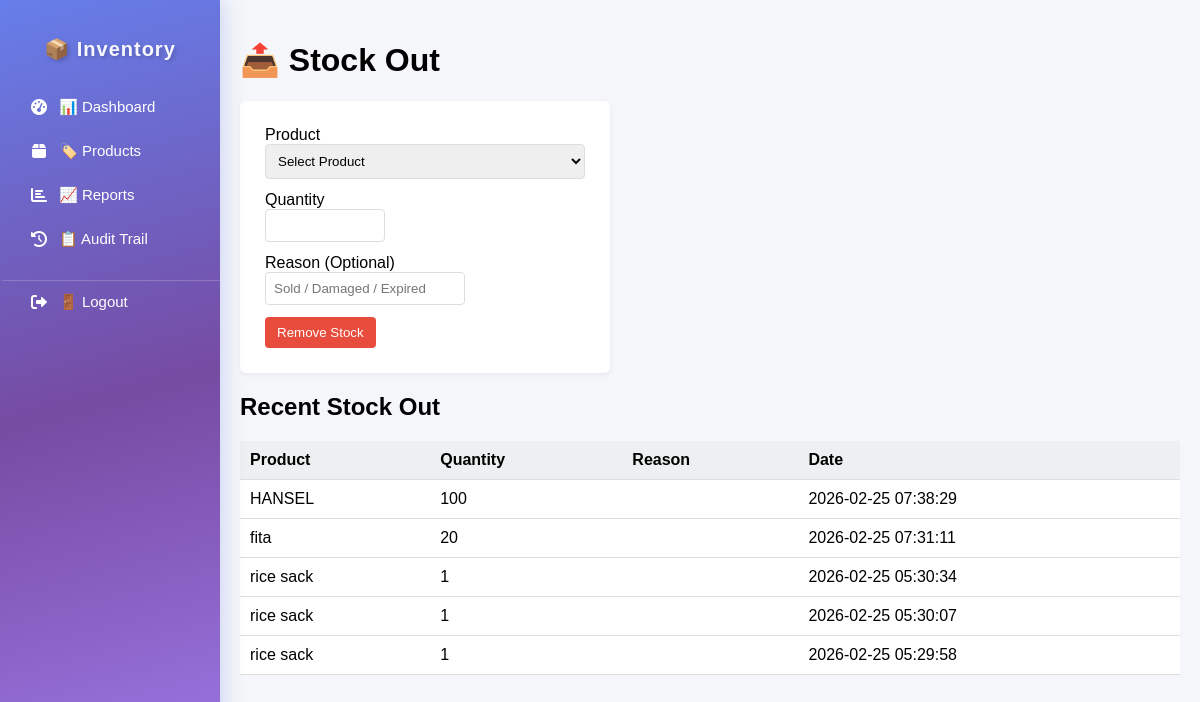
/stock_out.php, run on an earlier commit of the app's database.
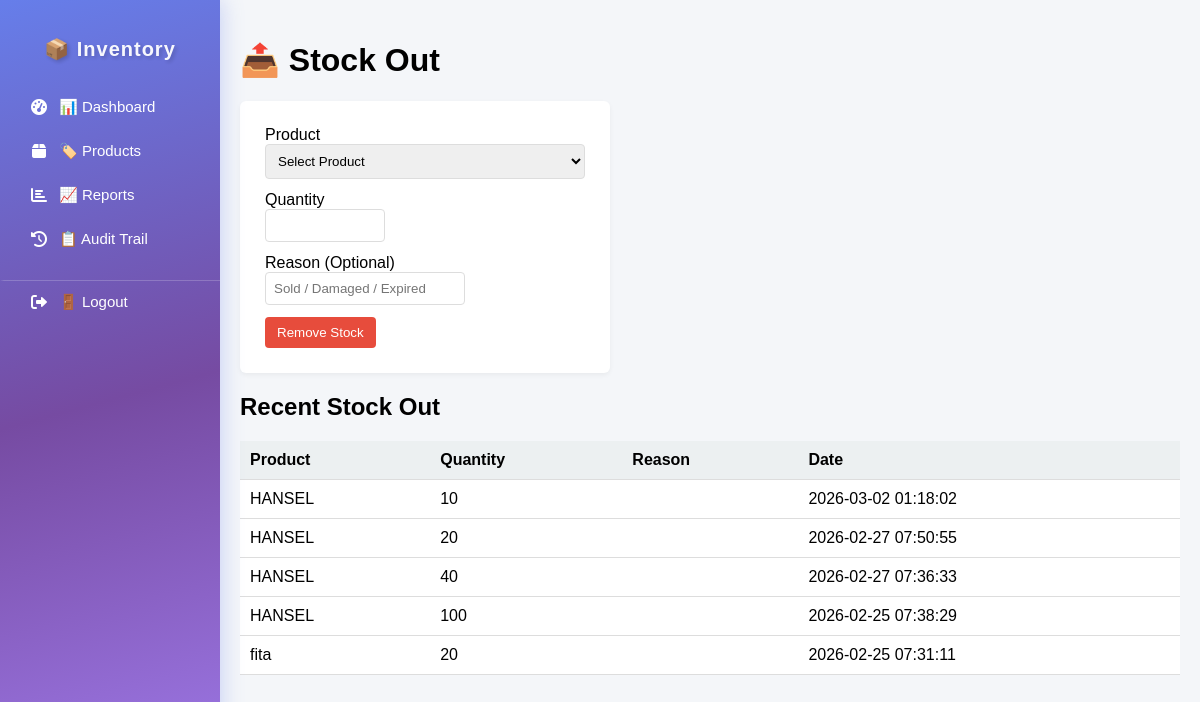
And on a later commit of the database.
### tables this page shows
CREATE TABLE `stock_movements` (
  `id` int(11) NOT NULL,
  `product_id` int(11) NOT NULL,
  `staff_id` int(11) DEFAULT NULL,
  `supplier_id` int(11) DEFAULT NULL,
  `type` enum('IN','OUT') NOT NULL,
  `quantity` int(11) NOT NULL CHECK (`quantity` > 0),
  `note` varchar(255) DEFAULT NULL,
  `reason` varchar(255) DEFAULT NULL,
  `expiry_date` date DEFAULT NULL,
  `created_at` timestamp NOT NULL DEFAULT current_timestamp()
);

CREATE TABLE `products` (
  `id` int(11) NOT NULL,
  `name` varchar(255) NOT NULL,
  `category_id` int(11) NOT NULL,
  `unit` varchar(50) NOT NULL,
  `min_stock` int(11) DEFAULT 0,
  `created_at` timestamp NOT NULL DEFAULT current_timestamp(),
  `is_active` tinyint(1) DEFAULT 1,
  `expiry_date` date DEFAULT NULL,
  `has_expiry` tinyint(1) DEFAULT 1,
  `image_path` varchar(255) DEFAULT NULL
);

### public/stock_out.php (the view, shortened to what this page needs)
<?php
$db = Database::connect();
$stmt2 = $db->query("
    SELECT sm.*, p.name AS product_name
    FROM stock_movements sm
    JOIN products p ON sm.product_id = p.id
    WHERE sm.type = 'OUT'
    ORDER BY sm.created_at DESC
    LIMIT 5
");
$recent = $stmt2->fetchAll(PDO::FETCH_ASSOC);
?>
<!DOCTYPE html>
<html>
<head>
<link rel="stylesheet" href="assets/css/style.css">
</head>
<body>
<div class="container">
<?php include 'includes/sidebar.php'; ?>
<div class="main">
<h1>📤 Stock Out</h1>
<div class="card">
<form action="../api/remove_stock.php" method="POST">
<label>Product</label>
<select name="product_id" required>
<option value="">Select Product</option>
</select>
<label>Quantity</label>
<input
    type="number"
    name="quantity"
    class="quantity-input"
    required
    min="1"
    max="999"
    inputmode="numeric"
    pattern="[0-9]*"
>
<label>Reason (Optional)</label>
<input
    type="text"
    name="reason"
    class="reason-input"
    placeholder="Sold / Damaged / Expired"
>
<button type="submit" style="display:block;margin-top:10px;">
Remove Stock
</button>
</form>
</div>
<h2>Recent Stock Out</h2>
<table>
<thead>
<tr>
<th>Product</th>
<th>Quantity</th>
<th>Reason</th>
<th>Date</th>
</tr>
</thead>
<tbody>
<?php if(count($recent) > 0): ?>
<?php foreach($recent as $r): ?>
<tr>
<td><?= htmlspecialchars($r['product_name']) ?></td>
<td><?= $r['quantity'] ?></td>
<td><?= htmlspecialchars($r['reason'] ?? '') ?></td>
<td><?= $r['created_at'] ?></td>
</tr>
<?php endforeach; ?>
<?php else: ?>
<tr>
<td colspan="4">No stock-out records yet.</td>
</tr>
<?php endif; ?>
</tbody>
</table>
</div>
</div>
</body>
</html>

### public/includes/sidebar.php (shortened to what this page needs)
<link rel="stylesheet" href="https://cdnjs.cloudflare.com/ajax/libs/font-awesome/6.0.0/css/all.min.css">
<div class="sidebar">
    <h2>📦 Inventory</h2>
    <a href="index.php" class="<?= basename($_SERVER['PHP_SELF']) == 'index.php' ? 'active' : '' ?>">
        <i class="fas fa-tachometer-alt"></i>
        <span>📊 Dashboard</span>
    </a>
    <a href="products.php" class="<?= basename($_SERVER['PHP_SELF']) == 'products.php' ? 'active' : '' ?>">
        <i class="fas fa-box"></i>
        <span>🏷️ Products</span>
    </a>
    <a href="reports.php" class="<?= basename($_SERVER['PHP_SELF']) == 'reports.php' ? 'active' : '' ?>">
        <i class="fas fa-chart-bar"></i>
        <span>📈 Reports</span>
    </a>
    <a href="audit_trail.php" class="<?= basename($_SERVER['PHP_SELF']) == 'audit_trail.php' ? 'active' : '' ?>">
        <i class="fas fa-history"></i>
        <span>📋 Audit Trail</span>
    </a>
    <a href="logout.php" onclick="return confirm('Are you sure you want to logout?');" class="logout-btn">
        <i class="fas fa-sign-out-alt"></i>
        <span>🚪 Logout</span>
    </a>
</div>

### public/assets/css/style.css (style rules this page uses)
* { box-sizing: border-box; }
body { margin: 0; font-family: Arial, sans-serif; background: #f2f4f8; }
.container { display: flex; min-height: 100vh; }
.sidebar { width: 240px; background-color: #e18b55; padding: 25px 0; box-shadow: 4px 0 15px rgba(0,0,0,0.08); transition: 0.3s ease; }
.sidebar h2 { text-align: center; font-size: 20px; margin-bottom: 30px; letter-spacing: 1px; }
.sidebar a { display: block; padding: 14px 25px; color: #ecf0f1; text-decoration: none; font-size: 15px; transition: 0.2s ease; border-left: 4px solid transparent; }
.main { flex: 1; padding: 30px; background: #f2f4f8; }
.card { background: white; padding: 22px; border-radius: 14px; box-shadow: 0 8px 20px rgba(0,0,0,0.06); transition: 0.2s ease; }
table { width: 100%; border-collapse: collapse; }
th, td { padding: 10px; border-bottom: 1px solid #eee; }
th { background: #f4f6f9; text-align: left; }

### public/stock_out.php (style rules this page uses)
body { margin: 0; font-family: Arial; background: #f4f6f9; }
.container { display: flex; min-height: 100vh; }
.main { flex: 1; padding: 20px; background: #f4f6f9; }
.card { background: white; padding: 25px; border-radius: 6px; margin-bottom: 20px; box-shadow: 0 2px 5px rgba(0,0,0,0.05); max-width: 370px; }
input, select { display: block; width: 100%; padding: 8px; margin-bottom: 12px; border-radius: 4px; border: 1px solid #ddd; }
.quantity-input { width: 120px; }
.reason-input { width: 200px; }
button { padding: 8px 12px; background: #e74c3c; color: white; border: none; border-radius: 4px; cursor: pointer; }
table { width: 100%; border-collapse: collapse; background: white; }
th, td { padding: 10px; border-bottom: 1px solid #ddd; }
th { background: #ecf0f1; }

### public/includes/sidebar.php (style rules this page uses)
.sidebar { width: 220px; background: linear-gradient(165deg, #667eea 0%, #764ba2 50%, #9f7aea 100%); color: white; padding: 20px 0; box-shadow: 2px 0 20px rgba(102, 126, 234, 0.3); position: relative; transition: all 0.3s ease; z-index: 1000; }
@media (min-width: 768px) { .sidebar { position: sticky; top: 0; height: 100vh; overflow-y: auto; } }
.sidebar h2 { text-align: center; margin-bottom: 25px; font-weight: 600; letter-spacing: 1px; font-size: 20px; opacity: 0.95; padding: 0 10px; text-shadow: 2px 2px 4px rgba(0,0,0,0.2); }
.sidebar a { display: flex; align-items: center; padding: 12px 15px 12px 15px; color: white; text-decoration: none; font-size: 15px; transition: all 0.25s ease; position: relative; gap: 10px; margin: 2px 10px; border-radius: 6px; }
.sidebar a i { width: 20px; font-size: 16px; text-align: center; color: white; }
.sidebar a.logout-btn { margin-top: 20px; border-top: 1px solid rgba(255,255,255,0.2); border-radius: 0; margin-left: 0; margin-right: 0; padding-left: 25px; }
.sidebar a.logout-btn i { color: white; }
.sidebar a:not(.logout-btn) { animation: slideIn 0.3s ease forwards; animation-delay: calc(var(--item-index) * 0.05s); opacity: 0; }
.sidebar a:nth-child(3) { --item-index: 1; }
.sidebar a:nth-child(4) { --item-index: 2; }
.sidebar a:nth-child(5) { --item-index: 3; }
.sidebar a:nth-child(6) { --item-index: 4; }

What changed in the data, as far as the page shows it:
no longer on this page (row unchanged): stock_movements: product.name "rice sack", quantity "1", created_at "2026-02-25 05:30:34"
no longer on this page (row unchanged): stock_movements: product.name "rice sack", quantity "1", created_at "2026-02-25 05:30:07"
no longer on this page (row unchanged): stock_movements: product.name "rice sack", quantity "1", created_at "2026-02-25 05:29:58"
added stock_movements: product.name "HANSEL", quantity "10", created_at "2026-03-02 01:18:02"
added stock_movements: product.name "HANSEL", quantity "20", created_at "2026-02-27 07:50:55"
added stock_movements: product.name "HANSEL", quantity "40", created_at "2026-02-27 07:36:33"
